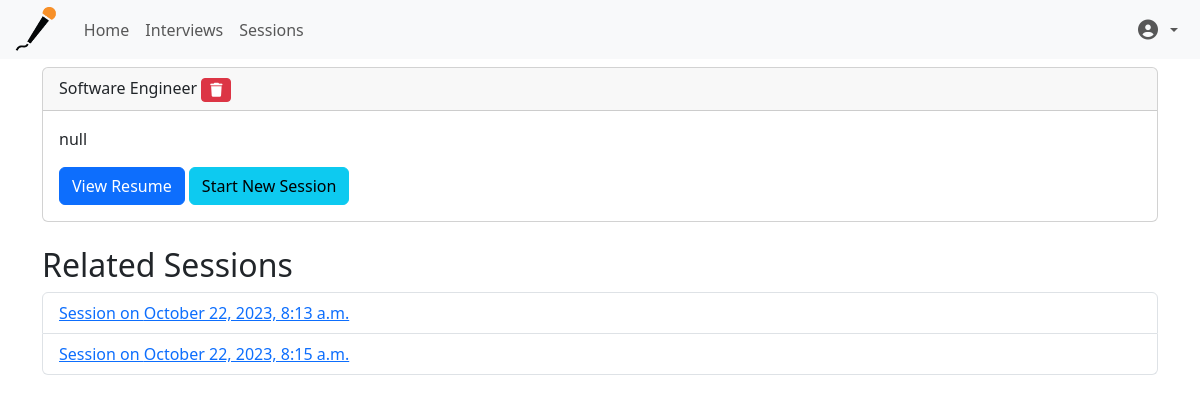
The app's page /interview/2/ (signed in) with its own data.
### core/models.py (models this page shows, shortened)
class Interview(models.Model):
    user = models.ForeignKey(User, on_delete=models.CASCADE, related_name='interviews')
    job_title = models.CharField(max_length=255, blank=False, null=False)
    job_description = models.TextField(blank=True, null=True)
    resume = models.FileField(upload_to='resumes/')
    created_at = models.DateTimeField(auto_now=True)
    updated_at = models.DateTimeField(auto_now=True)
    def get_delete_url(self):
        return reverse('core:interview_delete', kwargs={'pk': self.pk})

class Session(models.Model):
    session_id = models.CharField(max_length=32, unique=True, editable=False)  # hash field
    interview = models.ForeignKey(Interview, on_delete=models.CASCADE, related_name='sessions')
    start_time = models.DateTimeField(auto_now=True)
    questions = models.JSONField(blank=True, null=True)  # You could use a TextField if your Django version < 3.1
    responses = models.JSONField(blank=True, null=True)  # You could use a TextField if your Django version < 3.1
    performance_score = models.FloatField(null=True, blank=True)  # assuming score is a float value, set to null if not scored yet

### core/views.py (the view)
# urls.py: path('interview/<int:pk>/', InterviewDetailView.as_view(), name='interview_detail'),
class InterviewDetailView(LoginRequiredMixin, generic.DetailView):
    model = Interview
    template_name = 'core/interview_detail.html'
    context_object_name = 'interview'

### core/templates/core/interview_detail.html
{% extends 'core/base_generic.html' %}
{% block body %}
  <div class="container">
    <div class="card">
      <div class="card-header">
        {{ interview.job_title }}
        <a href="{{ interview.get_delete_url }}" class="btn btn-danger btn-sm float-right">
          <i class="fas fa-trash"></i>
        </a>
      </div>
      <div class="card-body">
        <p class="card-text">{{ interview.job_description }}</p>
        <a href="{{ interview.resume.url }}" class="btn btn-primary">View Resume</a>
        <a href="{% url 'core:session_create_for_interview' interview_pk=interview.pk %}" class="btn btn-info">Start New Session</a>
      </div>
    </div>
    <div class="mt-4">
      <h2>Related Sessions</h2>
      <ul class="list-group">
        {% for session in interview.sessions.all %}
          <li class="list-group-item">
            <a href="{% url 'core:session_detail' pk=session.pk %}">
              Session on {{ session.start_time|date:"F j, Y, P" }}
            </a>
          </li>
        {% empty %}
          <li class="list-group-item">No sessions available.</li>
        {% endfor %}
      </ul>
    </div>
  </div>
{% endblock %}

### records on screen
Interview: job_title "Software Engineer", job_description "null"
Session: start_time "October 22, 2023, 8:13 a.m."
Session: start_time "October 22, 2023, 8:15 a.m."
